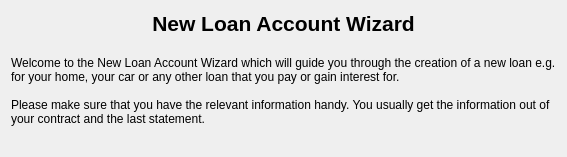
<?xml version="1.0" encoding="UTF-8"?>
<ui version="4.0">
 <class>NewIntroWizardPage</class>
 <widget class="QWizardPage" name="NewIntroWizardPage">
  <attribute name="title">
    <string/>
  </attribute>
  <layout class="QVBoxLayout">
    <item>
      <layout class="QHBoxLayout">
        <property name="margin">
          <number>0</number>
        </property>
        <property name="spacing">
          <number>6</number>
        </property>
        <item>
          <spacer name="Spacer2">
            <property name="sizeHint">
              <size>
                <width>98</width>
                <height>0</height>
              </size>
            </property>
            <property name="sizeType">
              <enum>QSizePolicy::Expanding</enum>
            </property>
            <property name="orientation">
              <enum>Qt::Horizontal</enum>
            </property>
          </spacer>
        </item>
        <item>
          <widget class="QLabel" name="TextLabel1_1">
            <property name="font">
              <font>
                <family>Helvetica</family>
                <pointsize>16</pointsize>
                <bold>true</bold>
              </font>
            </property>
            <property name="text">
              <string>New Loan Account Wizard</string>
            </property>
            <property name="alignment">
              <set>Qt::AlignTop|Qt::AlignHCenter</set>
            </property>
            <property name="wordWrap">
              <bool>false</bool>
            </property>
          </widget>
        </item>
        <item>
          <spacer name="Spacer3">
            <property name="sizeHint">
              <size>
                <width>119</width>
                <height>0</height>
              </size>
            </property>
            <property name="sizeType">
              <enum>QSizePolicy::Expanding</enum>
            </property>
            <property name="orientation">
              <enum>Qt::Horizontal</enum>
            </property>
          </spacer>
        </item>
      </layout>
    </item>
    <item>
      <widget class="QLabel" name="TextLabel1_2">
        <property name="text">
          <string>
Welcome to the New Loan Account Wizard which will guide you through the creation of a new loan e.g. for your home, your car or any other loan that you pay or gain interest for.

Please make sure that you have the relevant information handy. You usually get the information out of your contract and the last statement.</string>
        </property>
        <property name="alignment">
          <set>Qt::AlignTop</set>
        </property>
        <property name="wordWrap">
          <bool>true</bool>
        </property>
      </widget>
    </item>
    <item>
      <spacer name="Spacer4">
        <property name="sizeHint">
          <size>
            <width>20</width>
            <height>20</height>
          </size>
        </property>
        <property name="sizeType">
          <enum>QSizePolicy::Expanding</enum>
        </property>
        <property name="orientation">
          <enum>Qt::Vertical</enum>
        </property>
      </spacer>
    </item>
  </layout>
 </widget>
 <resources/>
 <connections/>
 <customwidgets>
 </customwidgets>
 <tabstops>
 </tabstops>
</ui>
